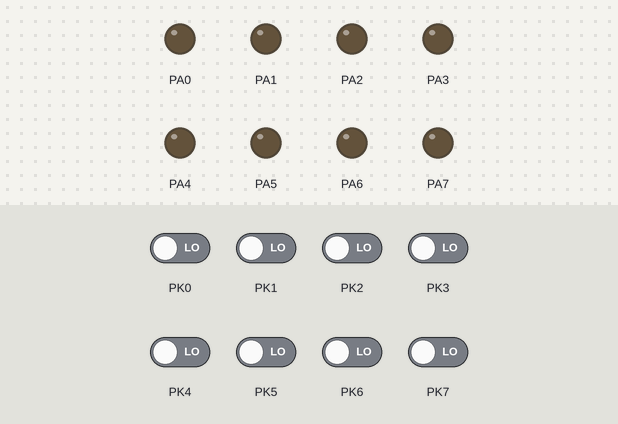
The program below on a simulated ATmega2560, built with avr-gcc and emulated at 16 MHz. Parts: output pins drawn as LEDs (lit = HIGH). Inputs (shaded band) come from the test bench; at power-on: PK0–7 LOW.

Above: at 9.8 s.
9.9 s: PK0 driven HIGH
At 10.7 s:
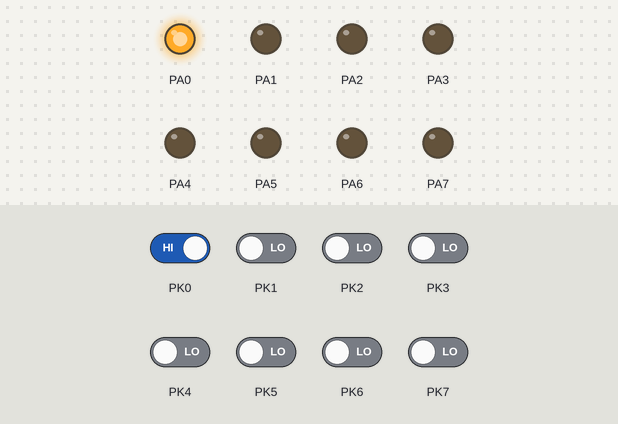
11.4 s: PK1 driven HIGH
At 11.8 s:
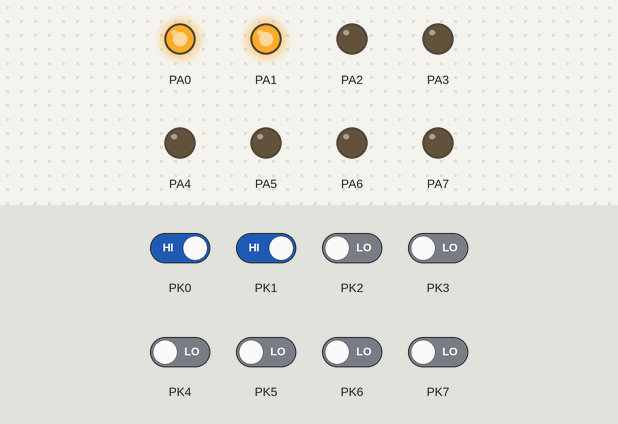
12.9 s: PK2 driven HIGH
At 14.1 s:
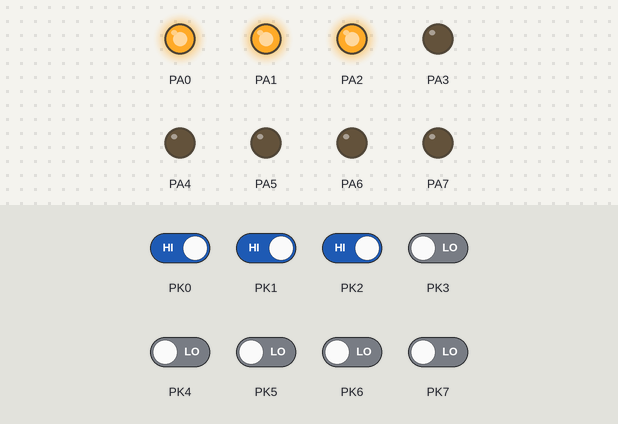
14.4 s: PK4 driven HIGH
At 15.3 s:
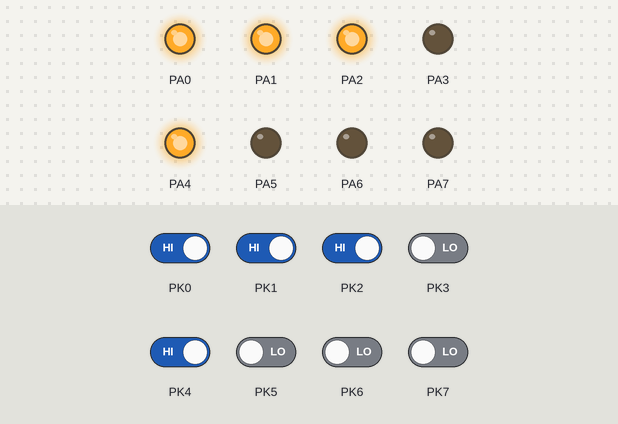
15.9 s: PK3 driven HIGH
At 16.4 s:
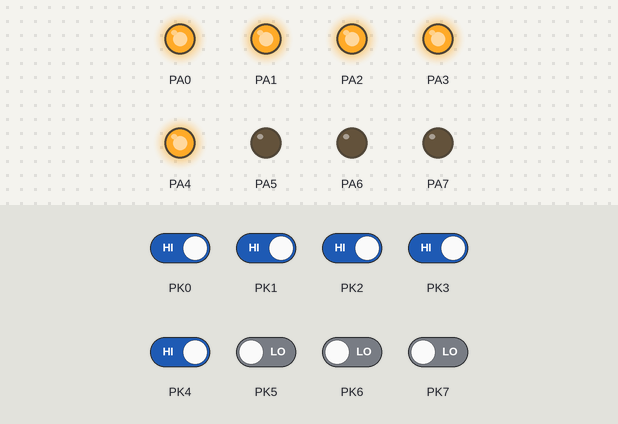
17.4 s: PK5 driven HIGH
At 18.8 s:
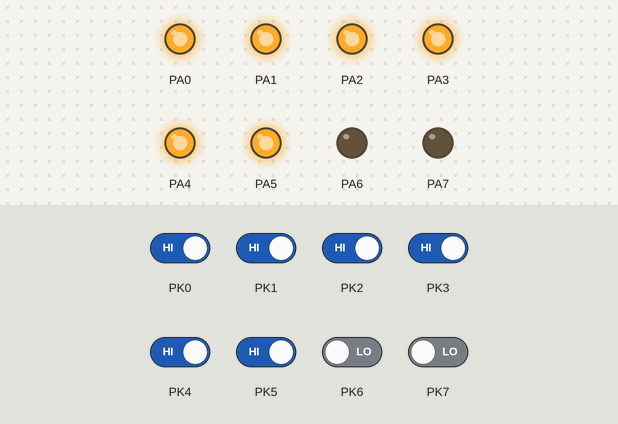
Timing chart, 0 to 19.9 s (numbered marks = the images above; inputs shaded):
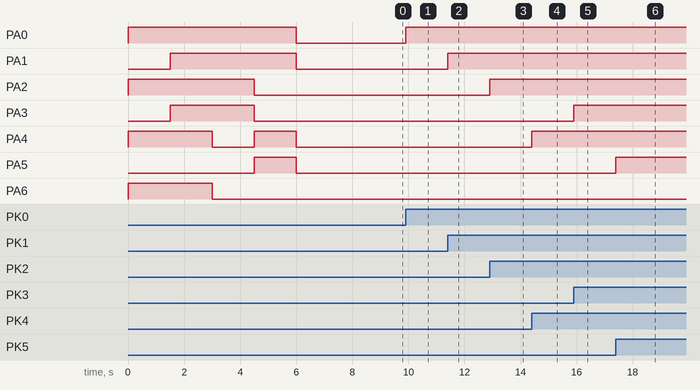

Measured:
- after the input at 9.9 s, PA0: LOW → HIGH at once
- after the input at 11.4 s, PA1: LOW → HIGH at once
- after the input at 12.9 s, PA2: LOW → HIGH at once
- after the input at 14.4 s, PA4: LOW → HIGH at once
- after the input at 15.9 s, PA3: LOW → HIGH at once
- after the input at 17.4 s, PA5: LOW → HIGH at once

The program:

main.c
```c
#include <avr/io.h>
#ifndef	 F_CPU
#define F_CPU 16000000UL
#endif
#include <util/delay.h>
#include "implementation.h"

#define OUTPUT	0b11111111
#define INPUT	0b00000000

int main(void)
{

	initialize(leds_h, PA, OUTPUT);
	initialize(sw_h, PK, INPUT);
	write(leds_h, 0b10101010);
	_delay_ms(1500);
	off(leds_h, 0x0F);
	_delay_ms(1500);
	on(leds_h, 0xF0);
	_delay_ms(1500);
	toggle(leds_h, 0x3C);
	_delay_ms(1500);
	toggle(leds_h, 0x3C);
	off(leds_h, 0xFF);


	write(leds_h, read_busy_wait(sw_h, 0xFF));
	_delay_ms(3000);


	while(1){
		write(leds_h, read_raw(sw_h, 0xFF));
	}

}
```

implementation.h
```c
#ifdef __cplusplus
extern "C" {
	#endif

	#ifndef IMPLEMENTATION_H_
	#define IMPLEMENTATION_H_


	#define PA ((volatile uint8_t *) 0x21)						// Adresse des DDRA (Seite 96 Datenblatt)
	#define PB ((volatile uint8_t *) 0x24)
	#define PC ((volatile uint8_t *) 0x27)
	#define PD ((volatile uint8_t *) 0x2A)
	#define PE ((volatile uint8_t *) 0x2D)
	#define PF ((volatile uint8_t *) 0x30)
	#define PG ((volatile uint8_t *) 0x33)
	#define PH ((volatile uint8_t *) 0x101)
	#define PJ ((volatile uint8_t *) 0x104)
	#define PL ((volatile uint8_t *) 0x10A)
	#define PK ((volatile uint8_t *) 0x107)						// Adresse des DDRK (Seite 99 Datenblatt)


	typedef struct {
		volatile uint8_t * portreg;								// Addresse für das:	Port Register
		volatile uint8_t * datareg;												//		Data Register
		volatile uint8_t * pinreg;												//		Pin Register
	} digiport_t;


	// Legt Handler-Funktionen fest mit Typ DigiPort
	typedef digiport_t *digiport_h;
	digiport_t leds_ports;																//?????????
	digiport_t switch_ports;															//?????????
	digiport_h leds_h	= &leds_ports;
	digiport_h sw_h		= &switch_ports;


	// Legt Initialisierungs Funktion fest
	void initialize(digiport_t *digiport_arg, volatile uint8_t *temp, uint8_t mode) {
		(digiport_arg -> datareg) = temp;
		(digiport_arg -> portreg) = temp +1;
		(digiport_arg -> pinreg)  = temp -1;

		*(digiport_arg -> datareg) = mode;
	}

	// Funktion zum ausgeben eines Musters
	void write (digiport_t *digiport_arg, uint8_t mask)	{
		*(digiport_arg -> portreg) = ~(mask);								// ~ wegen aktive high
	}

	// Schaltet entsprechend einer Maske alle LED's aus
	void off (digiport_t *digiport_arg, uint8_t mask)	{
		*(digiport_arg -> portreg) 	|= (mask);
	}


	// Schaltet entsprechend einer Maske alle LED's ein
	void on (digiport_t *digiport_arg, uint8_t mask)	{
		*(digiport_arg -> portreg) &= ~(mask);
	}

	// Funktion zum invertieren der Bits
	void toggle (digiport_t * digiport_arg, uint8_t bits) {
		*(digiport_arg -> portreg) ^= (bits);
	}

	//Funktion lesen
	uint8_t read_raw (digiport_t * digiport_arg, uint8_t mask) {
		uint8_t ret_var;
		ret_var = ~((*(digiport_arg -> pinreg)) & mask);						// Schaut in Funktion mit Maske

		return ret_var;														//Rückgabewert
	}

	//Funktion Busy Waiting
	uint8_t read_busy_wait (digiport_t * digiport_arg, uint8_t mask) {
		uint8_t ret_val;

		do {
			ret_val = read_raw(digiport_arg, mask);

		}while(!ret_val);			//springt aus Schleife wenn gedrückt

		return ret_val;
	}


	#endif /* IMPLEMENTATION_H_ */

	#ifdef __cplusplus

}
#endif
```
